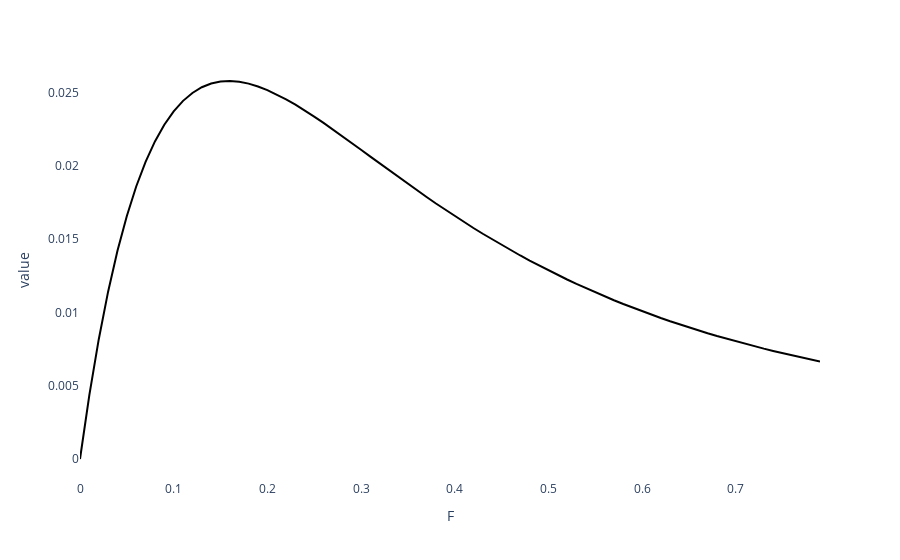

Here is the notebook cell this chart was saved with:
### Code cell
L_max = 1.0
K = 0.1
M = 0.1

rows = []
for F in np.arange(0, 0.8, 0.01):
    Z = M + F
    fish_df = pd.DataFrame(np.array(range(1, 11)), columns=['age'])
    fish_df['length'] = L_max * (1 - np.exp(-K * fish_df['age']))
    fish_df['surviving'] = np.exp(-Z * fish_df['age'])
    fish_df['dead_this_year'] = np.exp(-Z * (fish_df['age'] - 1)) - np.exp(-Z * fish_df['age'])
    fish_df['caught'] = F / Z * fish_df['dead_this_year']
    fish_df['value_per_fish'] = fish_df['length'] ** 3
    fish_df['value'] = fish_df['value_per_fish'] * fish_df['caught']
    rows.append({
        'F': F,
        'value': fish_df['value'].sum()
    })
df = pd.DataFrame(rows)
fig = px.line(df, x='F', y='value')
fig.update_traces(line_color='black', marker=dict(color='black'))
fig.update_layout(plot_bgcolor="rgba(0,0,0,0)")
with open('SimpleOptimization/value_v_F.png', 'wb') as fh:
    fh.write(fig.to_image('png'))
fig

### Figure 1 — Plotly figure (JSON) as saved in the notebook; plotly's stock layout.template omitted (floating-point values rounded to 4 significant figures)
{"data": [{"hovertemplate": "F=%{x}<br>value=%{y}<extra></extra>", "legendgroup": "", "line": {"color": "black", "dash": "solid"}, "marker": {"color": "black", "symbol": "circle"}, "mode": "lines", "name": "", "orientation": "v", "showlegend": false, "type": "scatter", "x": [0, 0.01, 0.02, 0.03, 0.04, 0.05, 0.06, 0.07, 0.08, 0.09, 0.1, 0.11, 0.12, 0.13, 0.14, 0.15, 0.16, 0.17, 0.18, 0.19, 0.2, 0.21, 0.22, 0.23, 0.24, 0.25, 0.26, 0.27, 0.28, 0.29, 0.3, 0.31, 0.32, 0.33, 0.34, 0.35, 0.36, 0.37, 0.38, 0.39, 0.4, 0.41, 0.42, 0.43, 0.44, 0.45, 0.46, 0.47, 0.48, 0.49, 0.5, 0.51, 0.52, 0.53, 0.54, 0.55, 0.56, 0.57, 0.58, 0.59, 0.6, 0.61, 0.62, 0.63, 0.64, 0.65, 0.66, 0.67, 0.68, 0.69, 0.7, 0.71, 0.72, 0.73, 0.74, 0.75, 0.76, 0.77, 0.78, 0.79], "xaxis": "x", "y": [0, 0.004374, 0.008159, 0.01142, 0.01421, 0.01659, 0.0186, 0.02028, 0.02167, 0.02281, 0.02373, 0.02444, 0.02498, 0.02537, 0.02562, 0.02576, 0.0258, 0.02574, 0.02562, 0.02542, 0.02518, 0.02488, 0.02455, 0.02418, 0.02379, 0.02337, 0.02294, 0.02249, 0.02203, 0.02157, 0.0211, 0.02063, 0.02017, 0.0197, 0.01923, 0.01878, 0.01832, 0.01788, 0.01744, 0.01701, 0.01658, 0.01617, 0.01577, 0.01537, 0.01499, 0.01461, 0.01424, 0.01389, 0.01354, 0.0132, 0.01288, 0.01256, 0.01225, 0.01195, 0.01166, 0.01138, 0.0111, 0.01084, 0.01058, 0.01033, 0.01008, 0.00985, 0.009622, 0.009401, 0.009187, 0.00898, 0.008779, 0.008583, 0.008394, 0.008211, 0.008033, 0.007861, 0.007694, 0.007532, 0.007375, 0.007222, 0.007074, 0.006931, 0.006791, 0.006656], "yaxis": "y"}], "layout": {"legend": {"tracegroupgap": 0}, "margin": {"t": 60}, "plot_bgcolor": "rgba(0,0,0,0)", "xaxis": {"anchor": "y", "domain": [0, 1], "title": {"text": "F"}}, "yaxis": {"anchor": "x", "domain": [0, 1], "title": {"text": "value"}}}}
